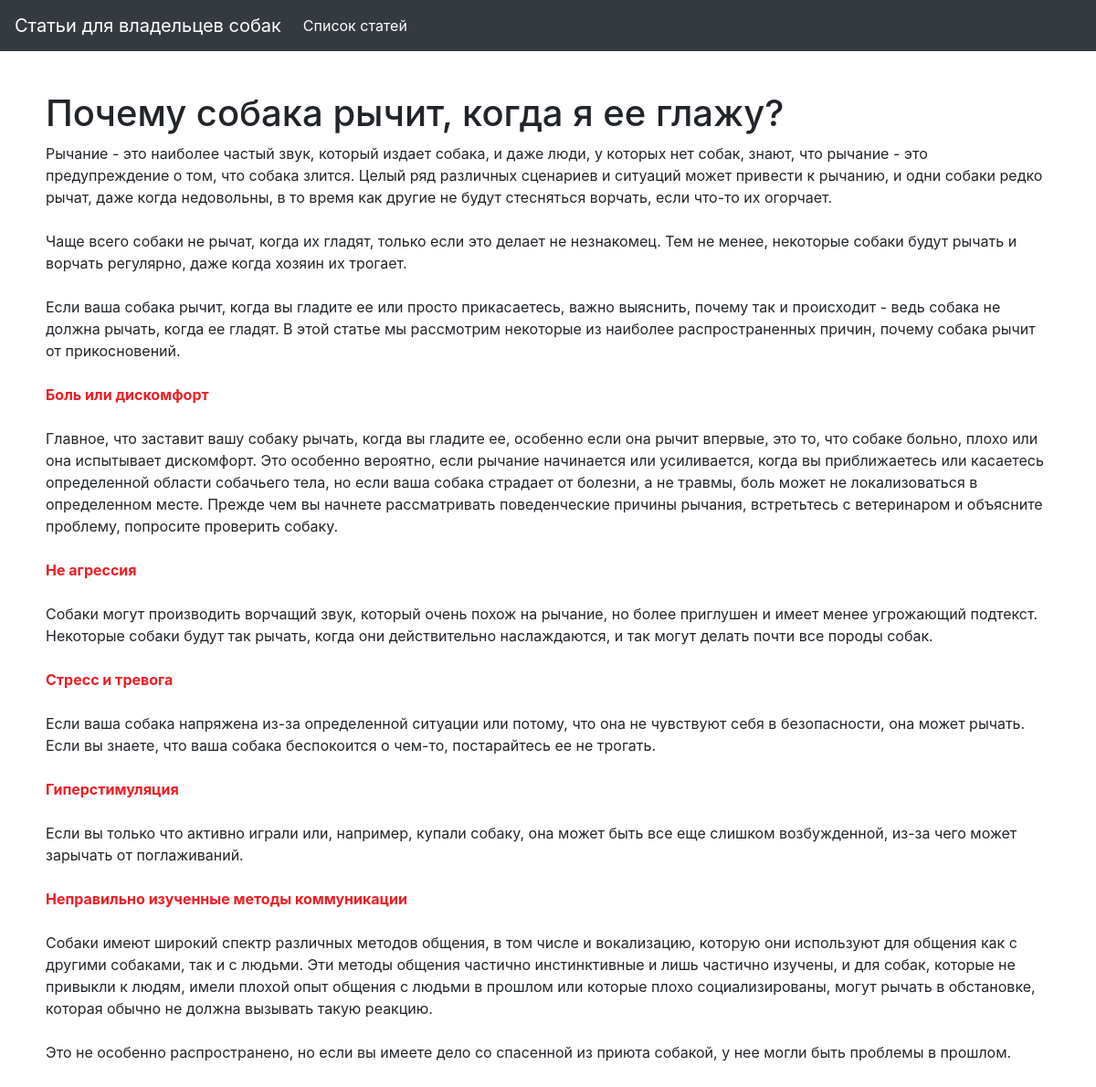
The app's page /advices.php?id=1 with its own data.
### tables this page shows
CREATE TABLE `advices` (
  `id` int(11) NOT NULL,
  `name` varchar(255) NOT NULL,
  `description` text NOT NULL,
  `rate` int(11) NOT NULL DEFAULT 0
);

### libs/write_html.php (called while the page is built)
<?php
function write_html ($title, $body){
	$str = file_get_contents("templates/base.html");
	$str = str_replace(array("{{title}}", "{{body}}"),array($title, $body), $str);
	return $str;
}

### advices.php (the view, shortened to what this page needs)
<?php
include('libs/write_html.php');
$mysqli = connect();
$res = $mysqli->query("SELECT * FROM advices WHERE id= ".$_GET['id']);
$row = $res->fetch_assoc();
$body =
	<<<EOF
		<h1>{$row["name"]}</h1>
		<p>{$row["description"]}</p>
	EOF;
print(write_html($row["name"],$body));

### records on screen
advices: name "Статьи для владельцев собак Список статей", name "Почему собака рычит, когда я ее глажу?", description "Рычание - это наиболее частый звук, который издает собака, и даже люди, у которых нет собак, знают, что рычание - это предупреждение о том, что собака злится. Целый ряд различных сценариев и ситуаций может привести к рычанию, и одни собаки редко рычат, даже когда недовольны, в то время как другие не будут стесняться ворчать, если что-то их огорчает. Чаще всего собаки не рычат, когда их гладят, только если это делает не незнакомец. Тем не менее, некоторые собаки будут рычать и ворчать регулярно, даже когда хозяин их трогает. Если ваша собака рычит, когда вы гладите ее или просто прикасаетесь, важно выяснить, почему так и происходит - ведь собака не должна рычать, когда ее гладят. В этой…"
